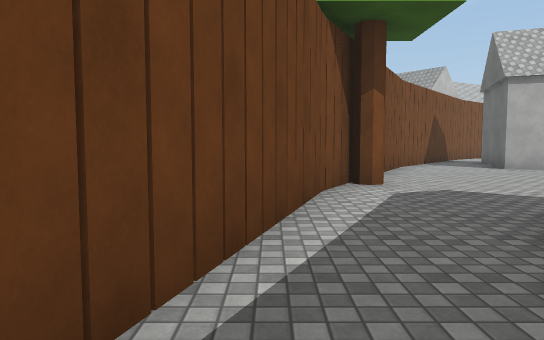
view 1 (above)

24 first-person views from a walk through a Unity game level. The camera is 1.3 m above the floor, tilts 4° down and sees 70° across. The floor is counted in squares, 2 m on a side. Each view is taken from the middle of a square. On the plan, view 1 faces up. The plan holds only what a view shows up to about 11 squares ahead; the rest is blank. The place goes on beyond the plan. The player is left out. Surface patterns are stand-ins for the level's own textures.

view 2
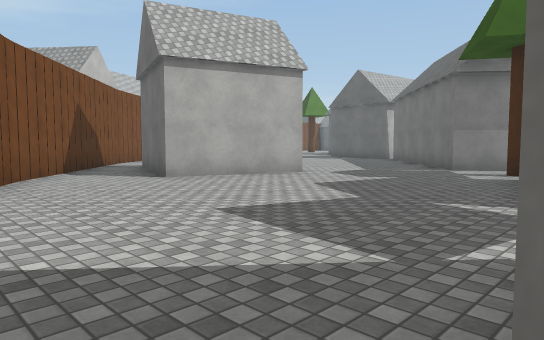

view 3
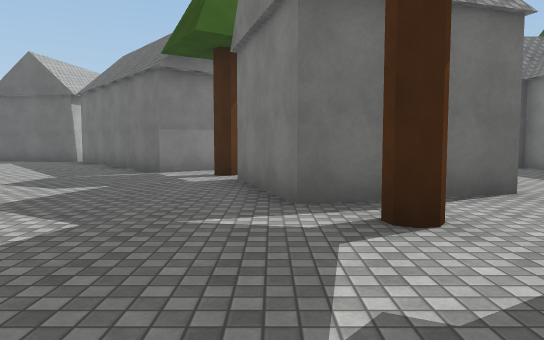

view 4
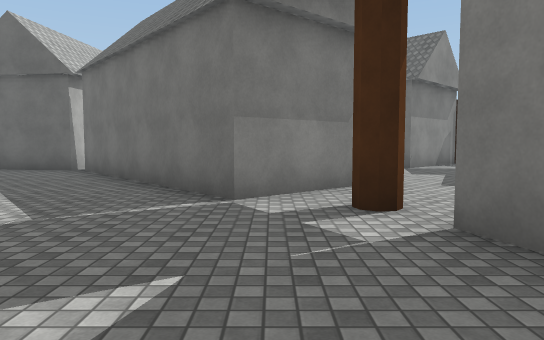

view 5
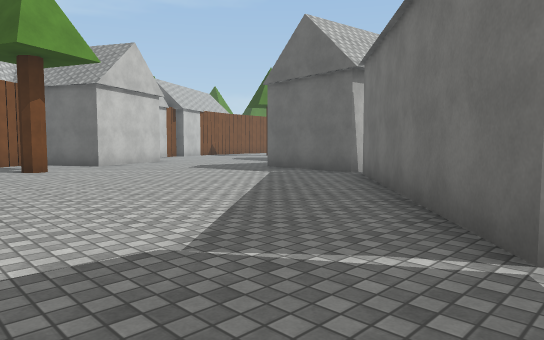

view 6
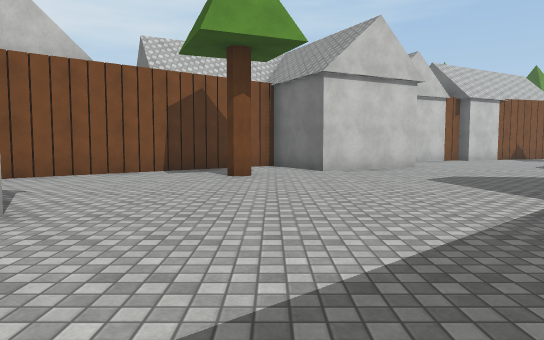

view 7
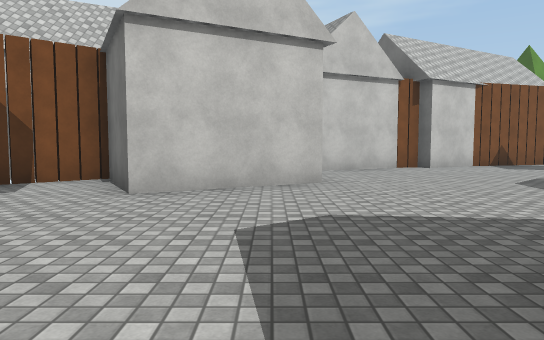

view 8
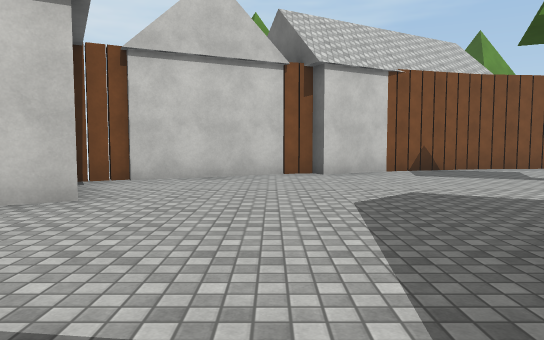

view 9
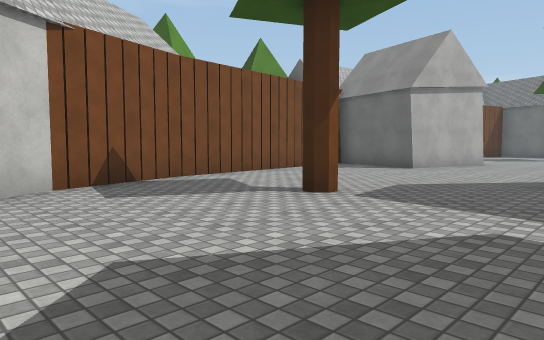

view 10
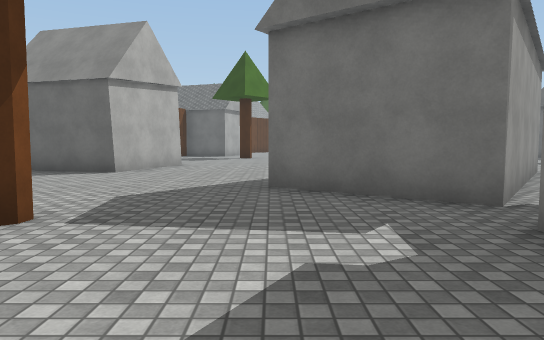

view 11
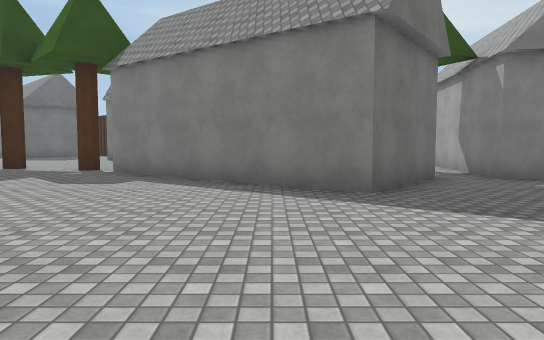

view 12
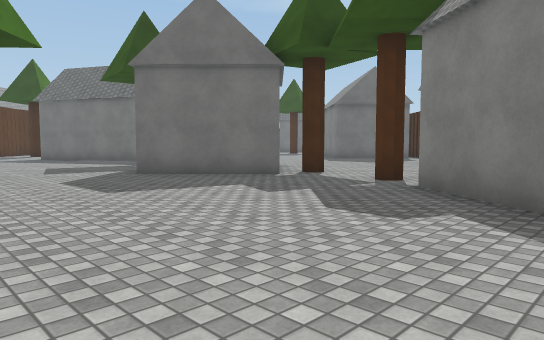

view 13
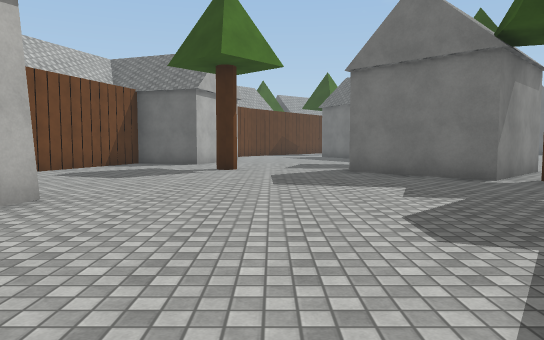

view 14
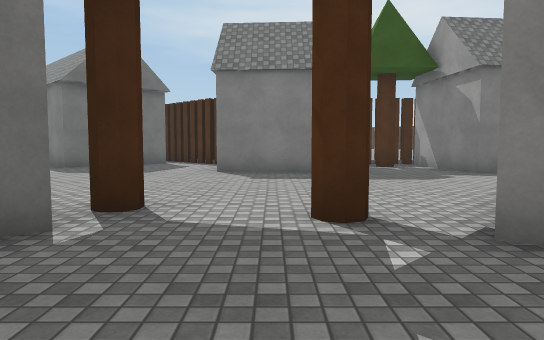

view 15
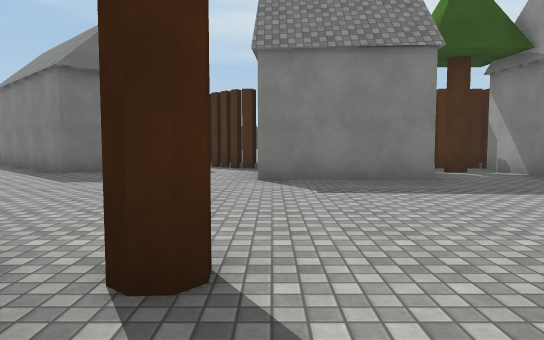

view 16
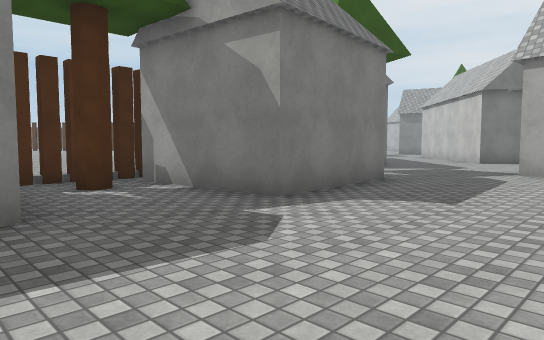

view 17
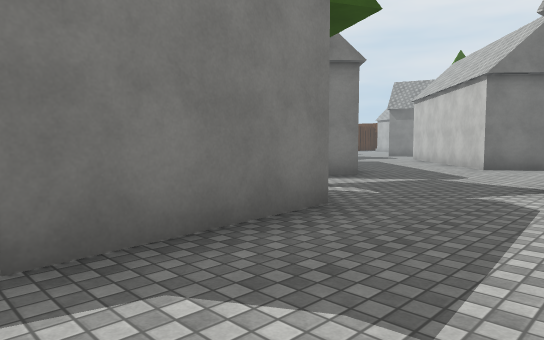

view 18
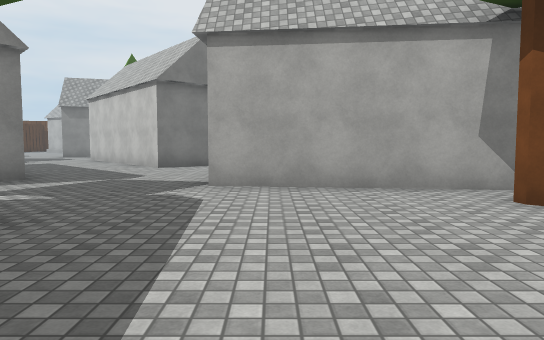

view 19
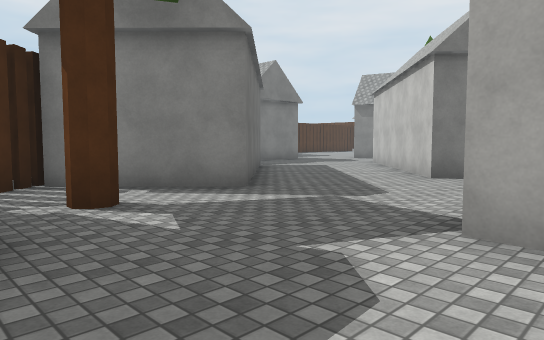

view 20
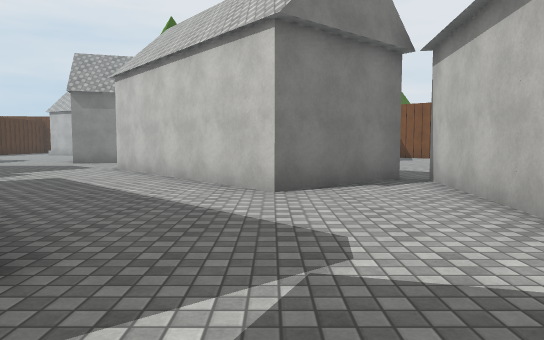

view 21
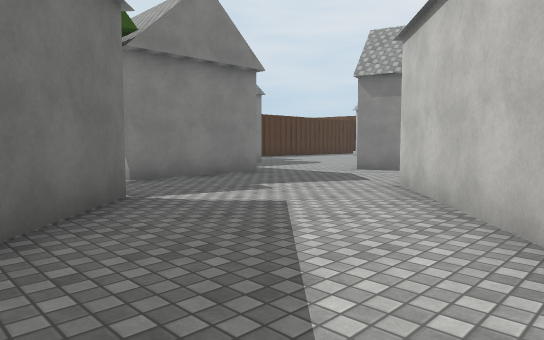

view 22
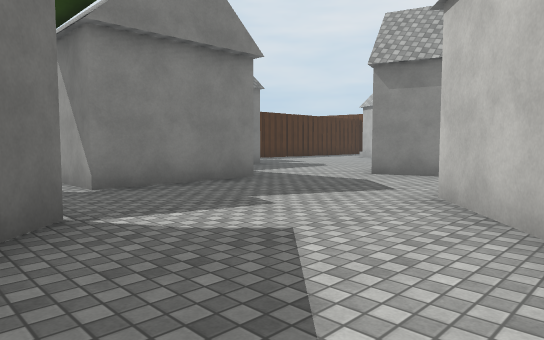

view 23
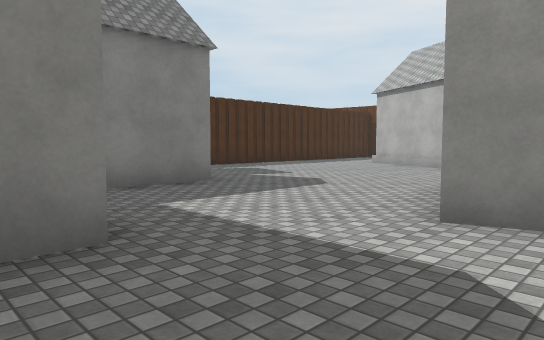

view 24
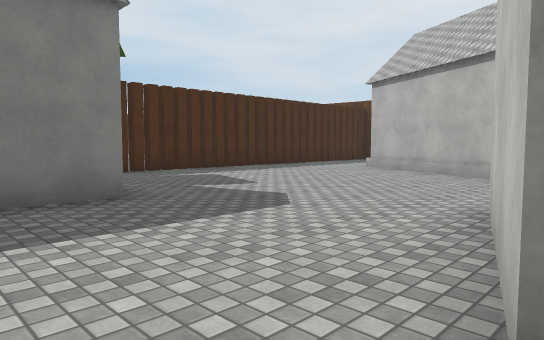

### Floor plan
Key: @ floor where view 1 was taken; # wall or solid block; x gap in a wall; . floor; H house; T tree; O other object.
Columns run from 1 left of view 1 to 39 right of it. Each row starts with its distance up from view 1.
 26                         HH
 25                       HHHH             H
 24                    HHHHH#######H     #HH
 23                     HH#.......HH    ..##
 22                  HH#H.........HH  ......
 21             HH  ##.............HH.......
 20            HHH   .......T...............
 19           HHH##  ....................T..
 18           H#..###..........H.............
 17          ##...#...........HHH............
 16         ##..T........H #xHH HH.......H...
 15         #............  #..H HHH.....H  .T
 14       ##............   #.T.HHHHHT..HHH
 13      ##...........#    #.....HH...TTHH
 12      #..H ........#    #......H......H
 11     ##..HHH......####  #..............
 10    ##..HHHH......H.....................
  9    #.....H......HHH....................
  8     ...........HHHHH......HHH...HHH.....
  7   #..........HHHHH......T.HHH...HHH......
  6  ##T.........HHHH.....HH..  H.T    .. HH.
  5  #..........T.HH.....H HH#   ###  ##  HHH
  4  #.......HHH........H   ##         ##  HH
  3  #..#..TH HH......HH
  2 O..    ..HHH.......H
  1 #..     .H..........H
  0  @   #........H##HT
 -1     ##........  ##
 -2     #.........#
 -3     #......H###
 -4     .......
 -5      ......
 -6       ....
 -7       #x##

Positions as (right, up) in squares from view 1, and headings:
1: (0, 0), facing up
2: (2, 3), facing up-right
3: (3, 4), facing right
4: (7, 6), facing right
5: (9, 6), facing up-right
6: (12, 8), facing up
7: (15, 12), facing up
8: (18, 14), facing up
9: (19, 17), facing up-right
10: (20, 18), facing right
11: (27, 23), facing down
12: (28, 20), facing down-right
13: (27, 18), facing right
14: (32, 17), facing down
15: (33, 15), facing down
16: (31, 12), facing down-left
17: (28, 11), facing down-left
18: (28, 11), facing left
19: (25, 11), facing down-left
20: (23, 8), facing left
21: (19, 7), facing down-left
22: (18, 6), facing down-left
23: (14, 3), facing down-left
24: (12, 2), facing down-left
